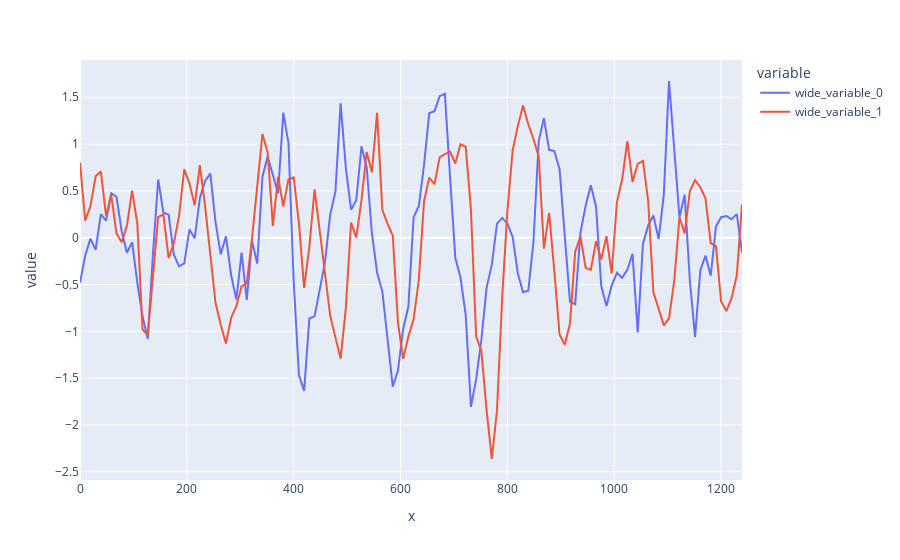

Notebook code cell kept with this figure:
### Code cell
px.line(x=xspace_obs.reshape(len(xspace_obs)),y=[sol[-1,:][Nx_obs:],eta_func(xspace_obs,Tend)])
